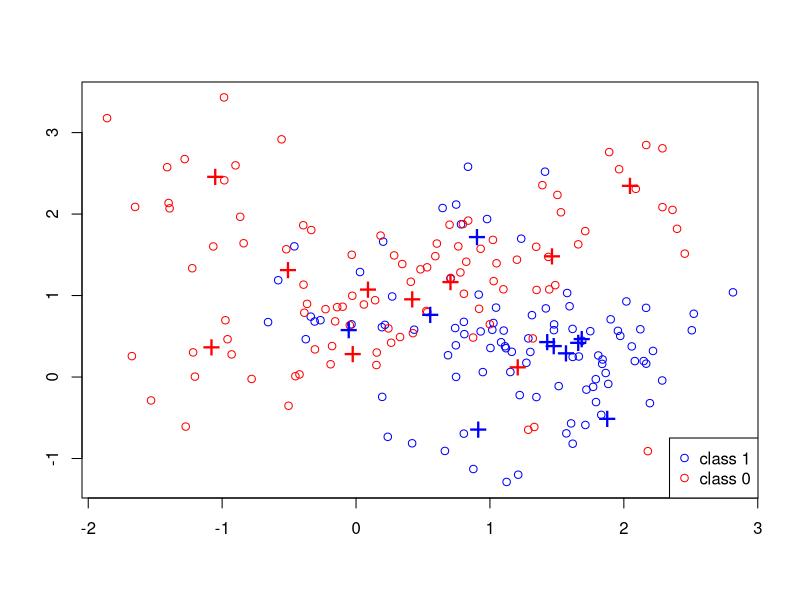

Generate this figure with R: (Note: a time limit stopped this script after it produced the figure.)
## ---- chunk 1
knitr::opts_chunk$set(echo = TRUE)
set.seed(6379)
## ---- chunk 2
p = 2;      
csize = 10;     # number of centers
sigma = 1;      # sd for generating the centers 
m1 = matrix(rnorm(csize*p), csize, p)*sigma + 
  cbind( rep(1, csize), rep(0, csize))
m0 = matrix(rnorm(csize*p), csize, p)*sigma + 
  cbind( rep(0, csize), rep(1, csize))
## ---- chunk 3
sim_params = list(
 csize = 10,      # number of centers
 p = 2,           # dimension
 s = sqrt(1/5),   # standard deviation for generating data
 n = 100,         # training size per class
 N = 5000,        # test size per class
 m0 = m0,         # 10 centers for class 0
 m1 = m1         # 10 centers for class 1
)
generate_sim_data = function(sim_params){
  p = sim_params$p
  s = sim_params$s 
  n = sim_params$n 
  N = sim_params$N 
  m1 = sim_params$m1 
  m0 = sim_params$m0
  csize = sim_params$csize
  
  id1 = sample(1:csize, n, replace = TRUE);
  id0 = sample(1:csize, n, replace = TRUE);
  traindata = matrix(rnorm(2*n*p), 2*n, p)*s + rbind(m1[id1,], m0[id0,])
  Ytrain = factor(c(rep(1,n), rep(0,n)))
  shuffle_row_id = sample(1:n)
  id1 = sample(1:csize, N, replace=TRUE);
  id0 = sample(1:csize, N, replace=TRUE); 
  testdata = matrix(rnorm(2*N*p), 2*N, p)*s + rbind(m1[id1,], m0[id0,])
  Ytest = factor(c(rep(1,N), rep(0,N)))
  
  # Return the training/test data along with labels
  list(
  traindata = traindata,
  Ytrain = Ytrain,
  testdata = testdata,
  Ytest = Ytest
  )
}

## ---- chunk 4
mydata = generate_sim_data(sim_params)
traindata = mydata$train
Ytrain = mydata$Ytrain
testdata = mydata$testdata
Ytest = mydata$Ytest
n = nrow(traindata)

mycol = rep("blue", n)
mycol[Ytrain==0] = "red"
plot(traindata[, 1], traindata[, 2], type = "n", xlab = "", ylab = "")
points(traindata[, 1], traindata[, 2], col = mycol);
points(m1[, 1], m1[, 2], pch = "+", cex = 2, col = "blue");    
points(m0[, 1], m0[, 2], pch = "+", cex = 2, col = "red");   
legend("bottomright", pch = c(1,1), col = c("blue", "red"), 
       legend = c("class 1", "class 0")) 
## ---- chunk 5
euclidean_distance = function(a, b){
  sqrt(sum((a-b)^2))
}
## ---- chunk 6
knn_jg = function(train, test, cl, k){
  predictions = c()
  values = c()
  p_mismatch = 0
  for(i in 1:nrow(testdata)){
    obs = testdata[i:i,]
    dist = apply(traindata, 1, euclidean_distance, obs)
    sort_dist = sort(dist)[1:k]
    neighbors = which(dist %in% sort_dist)
    
    #Check to see if there are more neighbors than k values
    #if so, just pick the first k neighbors
    if(length(neighbors) != k){
      neighbors = neighbors[1:k]
      print("Length of Neighbors doesn't equal K")
      
    }
    values[i] = mean(as.numeric(as.character(Ytrain[neighbors])))
    
    #if there's a voting tie, just pick randomly pick a classification
    if (values[i] == 0.50){
      predictions[i] = sample(0:1, 1)
      p_mismatch = p_mismatch + 1
    }
    
    else if (values[i] > 0.50){
      
      predictions[i] = 1
    }
    else{
      predictions[i] = 0
    }
  
  }
    
    return(predictions)
    
}
## ---- chunk 7
library('class')
test.pred = knn(traindata, testdata, Ytrain, k = 1)
table(Ytest, test.pred)
## ---- chunk 8
predjg = knn_jg(traindata, testdata, Ytrain, 1)
table(Ytest, predjg)
## ---- chunk 9
test.pred = knn(traindata, testdata, Ytrain, k = 3)
table(Ytest, test.pred)
## ---- chunk 10
predjg = knn_jg(traindata, testdata, Ytrain, 3)
table(Ytest, predjg)
## ---- chunk 11
test.pred = knn(traindata, testdata, Ytrain, k = 5)
table(Ytest, test.pred)
## ---- chunk 12
predjg = knn_jg(traindata, testdata, Ytrain, 5)
table(Ytest, predjg)
## ---- chunk 13
fit_lr_model = function(sim_data, verbose=FALSE) {
  
  # change Y from factor to numeric
  sim_data$Ytrain = as.numeric(sim_data$Ytrain) - 1
  sim_data$Ytest = as.numeric(sim_data$Ytest) - 1
  
  # fit a linear regression model
  model = lm(
    sim_data$Ytrain ~ .,
    as.data.frame(sim_data$traindata)
  )
  if (verbose) {
    print(summary(model))
  }
  
  decision_thresh = 0.5
  train_pred = as.numeric(model$fitted.values > decision_thresh)
 
  test_yhat = predict(
    model,
    newdata=as.data.frame(sim_data$testdata)
  )
  test_pred = as.numeric(test_yhat > decision_thresh)
  
  # return the mean classification errors on training/test sets
  list(
    train_error = mean(sim_data$Ytrain  != train_pred),
    test_error = mean(sim_data$Ytest  != test_pred) 
  )
}
## ---- chunk 14
lr_train_error = c()
lr_test_error = c()

for(i in 1:50){
  sim_data = generate_sim_data(sim_params)
  lr_output = fit_lr_model(sim_data)
  lr_train_error[i] = lr_output$train_error
  lr_test_error[i] = lr_output$test_error
}
## ---- chunk 15
fit_qr_model = function(sim_data, verbose=FALSE) {
  
  # change Y from factor to numeric
  sim_data$Ytrain = as.numeric(sim_data$Ytrain) - 1
  sim_data$Ytest = as.numeric(sim_data$Ytest) - 1
  
  # fit a quadratic regression model
  model = lm(
    sim_data$Ytrain ~ 
      V1 + V2 + I(V1^2) + I(V2^2) + V1:V2,
    as.data.frame(sim_data$traindata)
  )
  if (verbose) {
    print(summary(model))
  }
  
  decision_thresh = 0.5
  train_pred = as.numeric(model$fitted.values > decision_thresh)
 
  test_yhat = predict(
    model,
    newdata=as.data.frame(sim_data$testdata)
  )
  test_pred = as.numeric(test_yhat > decision_thresh)
  
  # return the mean classification errors on training/test sets
  list(
    train_error = mean(sim_data$Ytrain  != train_pred),
    test_error = mean(sim_data$Ytest  != test_pred)
  )
}
## ---- chunk 16
qr_train_error = c()
qr_test_error = c()

for(i in 1:50){
  sim_data = generate_sim_data(sim_params)
  qr_output = fit_qr_model(sim_data)
  qr_train_error[i] = qr_output$train_error
  qr_test_error[i] = qr_output$test_error
}
## ---- chunk 17
cvKNNAveErrorRate = function(K, traindata, Ytrain, foldNum ){

  n = nrow(traindata)
  foldSize = floor(n/foldNum)  
  error = 0
  myIndex = sample(1 : n)
  for(runId in 1:foldNum){
    testSetIndex = ((runId-1)*foldSize + 1):(ifelse(runId == foldNum, n, runId*foldSize))
    testSetIndex = myIndex[testSetIndex]
    trainX = traindata[-testSetIndex, ]
    trainY = Ytrain[-testSetIndex]
    testX = traindata[testSetIndex, ]
    testY = Ytrain[testSetIndex]
    predictY = knn(trainX, testX, trainY, K)
    error = error + sum(predictY != testY) 
  }
  error = error / n
  error
}

## ---- chunk 18
cvKNN = function(sim_data, foldNum) {
  traindata = sim_data$traindata
  Ytrain = sim_data$Ytrain
  n = nrow(traindata)
  foldSize = floor(n/foldNum)  
  KVector = seq(1, (nrow(traindata) - foldSize), 1)
  cvErrorRates = sapply(KVector, cvKNNAveErrorRate, traindata, Ytrain, foldNum)
  result = list()
  result$bestK = max(KVector[cvErrorRates == min(cvErrorRates)])
  result$cvError = cvErrorRates[KVector == result$bestK]
  result
  
}
## ---- chunk 19
opt_k = c()
knn_train_error = c()
knn_test_error = c()

for(i in 1:50){
  sim_data = generate_sim_data(sim_params)
  
  opt_k[i] = cvKNN(sim_data, 10)[[1]]
  predictTest = knn(sim_data$traindata, sim_data$testdata, sim_data$Ytrain, opt_k[i])
  knn_test_error[i] = mean(predictTest != sim_data$Ytest)
  
  predictTrain = knn(sim_data$traindata, sim_data$traindata, sim_data$Ytrain, opt_k[i])
  knn_train_error[i] = mean(predictTrain != sim_data$Ytrain)
  
}
## ---- chunk 20
mixnorm = function(x, centers0, centers1, s){
  ## return the density ratio for a point x, where each 
  ## density is a mixture of normal with multiple components
  d1 = sum(exp(-apply((t(centers1) - x)^2, 2, sum) / (2 * s^2)))
  d0 = sum(exp(-apply((t(centers0) - x)^2, 2, sum) / (2 * s^2)))
  
  return (d1 / d0)
}
## ---- chunk 21
bayes_train_error = c()
bayes_test_error = c()

#
for(i in 1:50){
  sim_data = generate_sim_data(sim_params)
  train_prob = as.numeric(apply(sim_data$traindata, 1, mixnorm, sim_params$m0, sim_params$m1, s = sim_params$s) > 1)
  bayes_train_error[i] = mean(train_prob != sim_data$Ytrain)
  
  test_prob = as.numeric(apply(sim_data$testdata, 1, mixnorm, sim_params$m0, sim_params$m1, s = sim_params$s) > 1)
  bayes_test_error[i] = mean(test_prob != sim_data$Ytest)
}
## ---- chunk 22
paste("Mean of chosen K values: ", mean(opt_k))
paste("Standard Deviation of chosen K values: ", round(sd(opt_k),2))

## ---- chunk 23
library(ggplot2)

error_df = data.frame(
  "LR_Train" = lr_train_error
  ,"LR_Test" = lr_test_error
  ,"QR_Train" = qr_train_error
  ,"QR_Test" = qr_test_error
  ,"KNN_Train" = knn_train_error
  ,"KNN_Test" = knn_test_error
  ,"Bayes_Train" = bayes_train_error
  ,"Bayes_Test" = bayes_test_error
)

boxplot(error_df, main = "Boxplot of Error Rates by Classification",xlab = "Type of Classification"
        , ylab = "Error Rate", col = c("chocolate1", "darkslategray1"))
stripchart(error_df, add = TRUE, vertical = TRUE, jitter = 0.20, pch = 19, col = "darkorchid")
